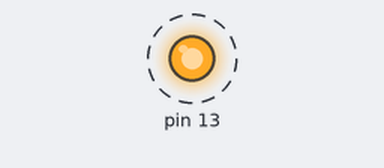
Bench run of a sketch on a simulated Arduino Uno, built with avr-gcc and run on an emulated ATmega328P. On the bench: output pins drawn as LEDs (lit = HIGH). Dashed ring = blinking.

Above: at 0.2 s.
Timing chart, 0 to 3.0 s (numbered marks = the images above):
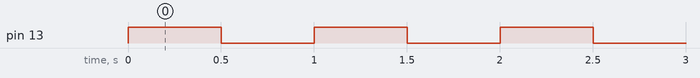

The sketch:

blink_configurable.ino
```cpp
/**
 * blink_configurable.
 * este ejemplo hace uso de la clase CommandParser para modificar su frecuencia y ciclo de trabajo
 * se utilian dos comandos:
 *  - frec valor_de_frecuencia
 *  - duty valor_de_ciclo_de_trabajo
 * donde valor_de_* es un numero positivo ya sea real o entero
 * el comando es psado a traves del puerto serial
 * se reconoce tanto \r como \n como el final del comando
 * ejemplos de uso:
 *    frec 0.5
 *    duty 50
 *    frec 100
 *    duty 33.33
 */

#include "CommandParser.h"

unsigned int delay_on, delay_off; // tiempo de encendido y apagado del led, calculado en funcion a frec y duty
unsigned int last_transition, current; // timestamps
uint8_t state; // el estado del led: 0 = apagado, 1 = encendido
float duty = 50.0; // el porcentaje de tiempo en el que el led estara encendido, en %
float frec = 1.0; // la frecuencia a la que parpadeara el led, en Hz

// nuestro reconocedor de comandos
CommandParser cmd;

// esta funcion calcula los valores de delay_on y delay_off en base a los valores de frec y duty
void updateTiming() {
  if (frec > 0 && duty >= 0 && duty <= 100) { // verificamos que los valores sean correctos
    delay_on = (unsigned int)(10.0 * duty / frec);
    delay_off = (unsigned int)(10.0 * (100.0 - duty) / frec);
  }
}

// funcion para el comando frec
// recibe un solo argumento, el valor de la frecuencia en Hz expresado como numero real
void changeFrec(String *args) {
  float aux;
  if (args[0] != ""){ // verificamos que el argumento este presente
    aux = args[0].toFloat(); // arg[0] es un string, lo convertimos a float, si no es posible retorna 0.00
    if (aux > 0) { // verificamos que sea un valor valido
      frec = aux; // actualizamos los valores
      updateTiming();
    }
  }
}

// funcion para el comando duty
// recibe un solo argumento, el valor del ciclo de trabajo en % expresado como numero real
void changeDuty(String *args) {
  float aux;
  if (args[0] != ""){
    aux = args[0].toFloat();
    if (aux >= 0 && aux <= 100) {
      duty = aux;
      updateTiming();
    }
  }
}

void setup() {
  // put your setup code here, to run once:
  Serial.begin(115200);
  while(!Serial);

  pinMode(13, OUTPUT);
  digitalWrite(13, HIGH);
  state = 1;

  cmd.setDelimiter(' '); // utilizamos un espacio en blanco (' ') como delimitador

  // adicion de comandos:
  // los comandos se añaden con el metodo: CommandParser::addCommand(str, action);
  // donde:
  // -str: un String o cadena de caracteres que identifican al nombre del comando
  // -action: la funcion que se ejecutara cuando se reconozca el comando, esta funcion
  //  debe ser de la forma void action(String *args);
  //  donde args es un array de String en el que se pasaran los argumentos que se reconozcan
  cmd.addCommand("frec", changeFrec);
  cmd.addCommand("duty", changeDuty);

  last_transition = millis();
  updateTiming();
}

void loop() {
  // put your main code here, to run repeatedly:

  // se debe llamar esta funcion periodicamente para que se reciban los comandos
  cmd.run();

  // parpadeamos el led
  current = millis();
  if ((state == 1) && (current - last_transition >= delay_on)) {
    digitalWrite(13, LOW);
    state = 0;
    last_transition = current;
  }
  if ((state == 0) && (current - last_transition >= delay_off)) {
    digitalWrite(13, HIGH);
    state = 1;
    last_transition = current;
  }
}
```

CommandParser.h
```cpp
#ifndef COMMAND_PARSER_H
#define COMMAND_PARSER_H

class CommandParser {
  private:
    #define MAX_CMD_SIZE 30
    String cmd;
    char c;
    uint8_t cmd_complete, i;
    int8_t index, last_index;
    char delimiter;

    #define MAX_COMANDO_SIZE 10
    String comando;

    #define MAX_ARGS 3
    String argumentos[MAX_ARGS];

    #define MAX_COMMANDS 5
    struct {
      String command;
      void (*action)(String *args);
    } commands[MAX_COMMANDS];
    uint8_t commands_index;

    void clearArgumentos(void) {
      for(i = 0; i < MAX_ARGS; i++) {
        argumentos[i] = "";
      }
    }

    void clearCommands(void) {
      for(i = 0; i < MAX_COMMANDS; i++) {
        commands[i].command = "";
        commands[i].action = NULL;
      }
      commands_index = 0;
    }

  public:
    CommandParser() {
      cmd.reserve(MAX_CMD_SIZE);
      cmd = "";
      cmd_complete = 0;
      comando.reserve(MAX_COMANDO_SIZE);
      comando = "";
      for (i = 0; i < MAX_ARGS; i++) {
        argumentos[i].reserve((MAX_CMD_SIZE - MAX_COMANDO_SIZE) / MAX_ARGS);
      }
      clearArgumentos();
      for(i = 0; i < MAX_COMMANDS; i++) {
        commands[i].command.reserve(MAX_COMANDO_SIZE);
      }
      clearCommands();
      delimiter = ' ';
    }

    void addCommand(String str, void (*action)(String *args)) {
      if(commands_index < MAX_COMMANDS) {
        commands[commands_index].command = str;
        commands[commands_index].action = action;
        commands_index++;
      }
    }

    void setDelimiter(char c) {
      this->delimiter = c;
    }

    void run(void) {
      if(Serial.available() > 0) {
        c = Serial.read(); // leemos un caracter
        switch(c) {
          // final de linea
          case '\r':
          case '\n':
            if (cmd != "") {
              cmd_complete = 1;
            }
            break;
          // añadimos caracteres
          default:
            cmd += c;
            break;
        }
        if(cmd_complete) { // procesamos el comando
          cmd_complete = 0;
          cmd.trim(); // quitamos valores innecesarios
          cmd += delimiter; // requerido para detectar el ultimo argumento

          // comando
          index = cmd.indexOf(delimiter); // usamos el espacio como delimitador
          if(index > 0) { // si se encuentra el delimitador index > 0
            comando = cmd.substring(0, index);

            // argumentos
            i = 0;
            while(i < MAX_ARGS) {
              last_index = index + 1;
              index = cmd.indexOf(delimiter, last_index);
              if(index > 0) {
                argumentos[i] = cmd.substring(last_index, index);
                i++;
              }
              else {
                i = MAX_ARGS;
              }
            }
          }

          for(i = 0; i < MAX_COMMANDS; i++) {
            if(commands[i].command == comando) {
              commands[i].action(argumentos);
            }
          }

          cmd = "";
          comando = "";
          clearArgumentos();
        }
      }
    }
};

#endif
```

Measured:
- by itself, pin 13: alternates HIGH for 0.50 s and LOW for 0.50 s
